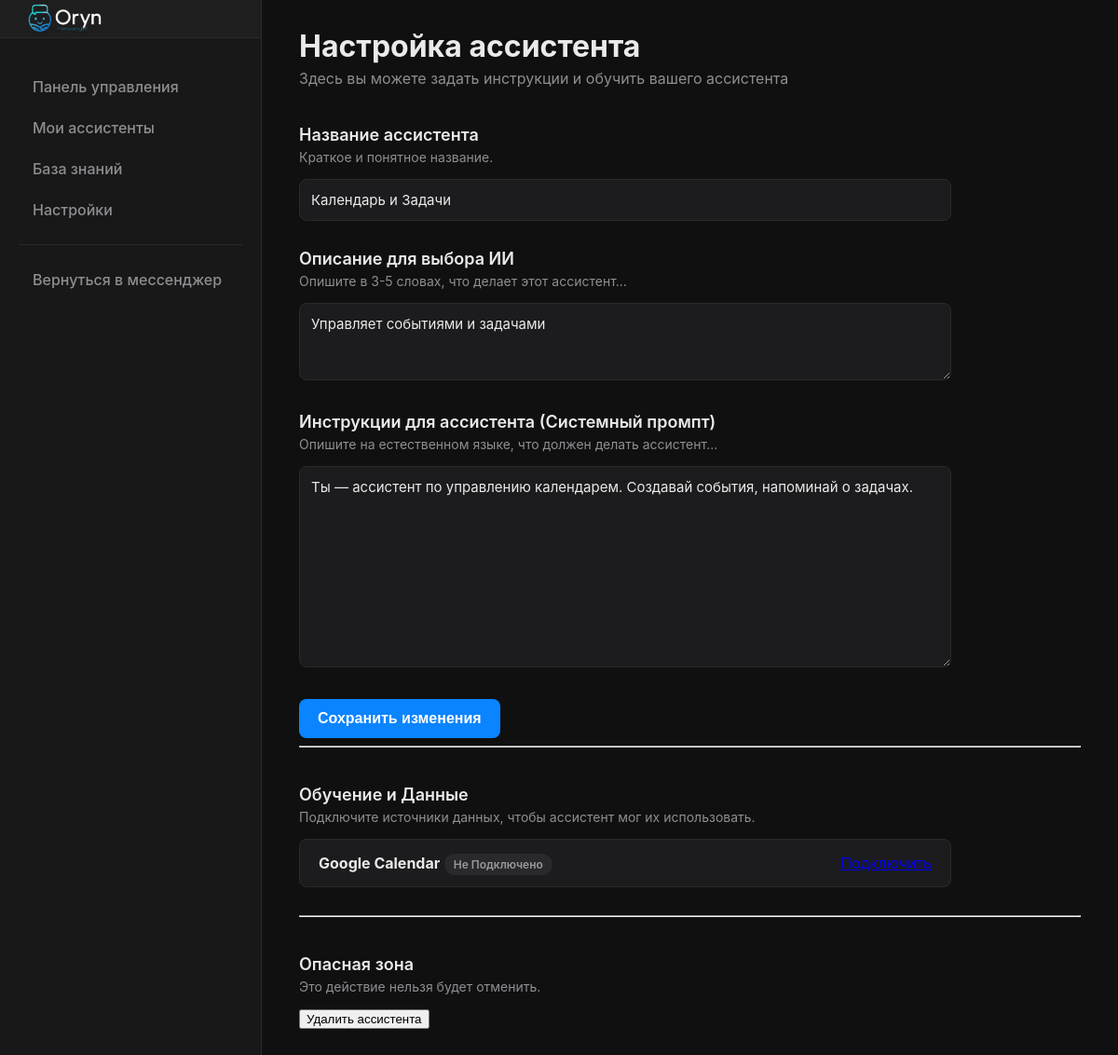
The page /assistants/configure/1 (signed in) on the database its author committed.
### models.py (models this page shows)
class Assistant(db.Model):
    id = db.Column(db.Integer, primary_key=True)
    name = db.Column(db.String(100), nullable=False)
    description = db.Column(db.String(300))
    status = db.Column(db.String(20), nullable=False, default='inactive')
    instructions = db.Column(db.Text, nullable=True)
    user_id = db.Column(db.Integer, db.ForeignKey('user.id'), nullable=False)
    knowledge_sources = db.relationship('Knowledge', backref='assistant', lazy=True, cascade="all, delete-orphan")

### server.py (the view)
@app.route('/assistants/configure/<int:assistant_id>', methods=['GET', 'POST'])
@login_required
def configure_assistant(assistant_id):
    assistant = Assistant.query.filter_by(id=assistant_id, user_id=current_user.id).first_or_404()
    if request.method == 'POST':
        assistant.name = request.form.get('assistant_name')
        assistant.description = request.form.get('assistant_description')
        assistant.instructions = request.form.get('instructions')
        db.session.commit()
        return redirect(url_for('configure_assistant', assistant_id=assistant.id))
    return render_template('configure_assistant.html', assistant=assistant)

### server.py (called while the page is built)
def get_locale():
    lang = request.args.get('lang')
    if lang in app.config['LANGUAGES']:
        return lang
    return request.accept_languages.best_match(app.config['LANGUAGES'].keys())

@app.context_processor
def inject_conf_var():
    return dict(
        AVAILABLE_LANGUAGES=app.config['LANGUAGES'],
        CURRENT_LANGUAGE=get_locale()
    )

@login_manager.user_loader
def load_user(user_id):
    return db.session.get(User, int(user_id))

### templates/configure_assistant.html (shortened to what this page needs)
{% extends "assistants_layout.html" %}
{% block content %}
<header class="main-header">
    <h1>{{ _('Настройка ассистента') }}</h1>
    <p class="subtitle">{{ _('Здесь вы можете задать инструкции и обучить вашего ассистента') }}</p>
</header>
<form class="config-form" method="POST">
    <div class="form-section">
        <label for="assistant_name">{{ _('Название ассистента') }}</label>
        <p class="form-hint">{{ _('Краткое и понятное название.') }}</p>
        <input type="text" id="assistant_name" name="assistant_name" value="{{ assistant.name }}" class="config-input">
    </div>
    <div class="form-section">
        <label for="assistant_description">{{ _('Описание для выбора ИИ') }}</label>
        <p class="form-hint">{{ _('Опишите в 3-5 словах, что делает этот ассистент...') }}</p>
        <textarea id="assistant_description" name="assistant_description" rows="3" class="config-textarea">{{ assistant.description or '' }}</textarea>
    </div>
    <div class="form-section">
        <label for="instructions">{{ _('Инструкции для ассистента (Системный промпт)') }}</label>
        <p class="form-hint">{{ _('Опишите на естественном языке, что должен делать ассистент...') }}</p>
        <textarea id="instructions" name="instructions" rows="10" class="config-textarea" placeholder="{{ _('Например: Ты — мой помощник по задачам...') }}">{{ assistant.instructions or '' }}</textarea>
    </div>
    <div class="form-actions">
        <button type="submit" class="save-btn">{{ _('Сохранить изменения') }}</button>
    </div>
</form>
<hr class="form-separator">
<div class="config-form">
    <div class="form-section">
        <label>{{ _('Обучение и Данные') }}</label>
        <p class="form-hint">{{ _('Подключите источники данных, чтобы ассистент мог их использовать.') }}</p>
        <div class="data-source">
            <div class="data-source-info">
                <strong>Google Calendar</strong>
                {% if current_user.google_credentials_json %}
                    <span class="status-badge active">{{ _('Подключено') }}</span>
                {% else %}
                    <span class="status-badge inactive">{{ _('Не подключено') }}</span>
                {% endif %}
            </div>
            {% if current_user.google_credentials_json %}
                <form action="{{ url_for('disconnect_google') }}" method="POST" style="margin: 0;">
                    <button type="submit" class="disconnect-btn">{{ _('Отключить') }}</button>
                </form>
            {% else %}
                <a href="{{ url_for('authorize_google') }}" class="connect-btn">{{ _('Подключить') }}</a>
            {% endif %}
        </div>
        </div>
</div>
<hr class="form-separator">
<form id="delete-assistant-form" class="config-form" action="{{ url_for('delete_assistant', assistant_id=assistant.id) }}" method="POST">
    <div class="form-section">
         <label>{{ _('Опасная зона') }}</label>
         <p class="form-hint">{{ _('Это действие нельзя будет отменить.') }}</p>
        <button type="submit" class="delete-btn">{{ _('Удалить ассистента') }}</button>
    </div>
</form>
{% endblock %}

### static/css/assistants.css (style rules this page uses)
:root { --background-color: #101010; --sidebar-color: #181818; --widget-color: #1C1C1E; --primary-text-color: #EAEAEA; --secondary-text-color: #8E8E93; --accent-color: #0A84FF; --border-color: #2A2A2A; --status-active: #34C759; --status-inactive: #8E8E93; --status-training: #FF9500; }
body { font-family: -apple-system, BlinkMacSystemFont, "Segoe UI", Roboto, Helvetica, Arial, sans-serif; margin: 0; background-color: var(--background-color); color: var(--primary-text-color); }
.main-header h1 { font-size: 32px; margin: 0 0 30px 0; }
.subtitle { color: var(--secondary-text-color); margin-top: -25px; }
.config-form { margin-top: 40px; max-width: 700px; }
.form-section { margin-bottom: 30px; }
.config-form label { font-size: 18px; font-weight: 600; display: block; margin-bottom: 5px; }
.form-hint { font-size: 14px; color: var(--secondary-text-color); margin: 0 0 15px 0; }
.config-form textarea { width: 100%; padding: 12px; background-color: var(--widget-color); border: 1px solid var(--border-color); border-radius: 8px; color: var(--primary-text-color); font-family: inherit; font-size: 15px; resize: vertical; }
.form-actions { margin-top: 20px; }
.save-btn { background-color: var(--accent-color); color: white; border: none; padding: 12px 20px; font-size: 16px; font-weight: 600; border-radius: 8px; cursor: pointer; transition: background-color 0.2s; }
.status-badge { padding: 4px 10px; border-radius: 12px; font-size: 12px; font-weight: 600; text-transform: capitalize; }
.status-badge.inactive { color: #98989F; background-color: rgba(152, 152, 159, 0.1); }
.config-input, .config-textarea { width: 100%; padding: 12px; box-sizing: border-box; background-color: var(--widget-color); border: 1px solid var(--border-color); border-radius: 8px; color: var(--primary-text-color); font-family: inherit; font-size: 15px; }
.config-textarea { resize: vertical; }
.data-source { display: flex; justify-content: space-between; align-items: center; background-color: var(--widget-color); padding: 15px 20px; border: 1px solid var(--border-color); border-radius: 8px; }

### rows shown on the page
Assistant: assistant_name "Календарь и Задачи", assistant_description "Управляет событиями и задачами", instructions "Ты — ассистент по управлению календарем. Создавай события, напоминай о задачах."
